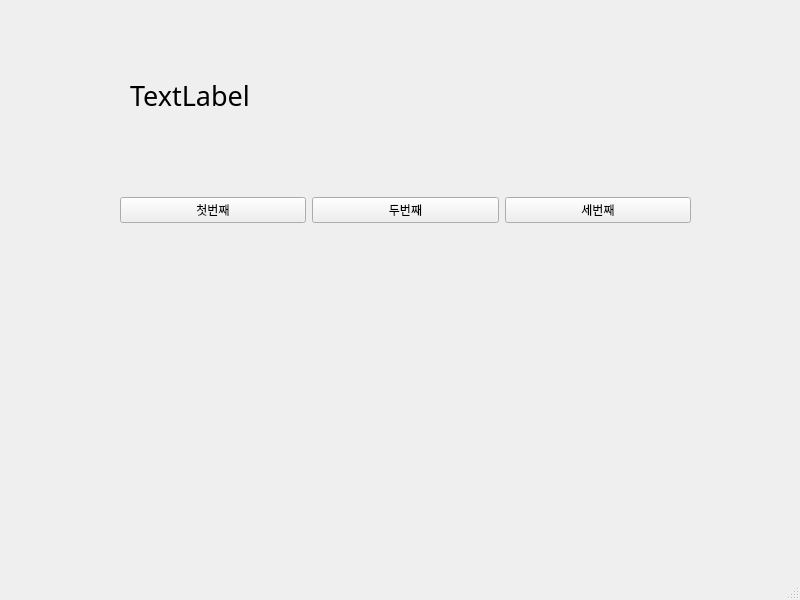
<?xml version="1.0" encoding="UTF-8"?>
<ui version="4.0">
 <class>MainWindow</class>
 <widget class="QMainWindow" name="MainWindow">
  <property name="geometry">
   <rect>
    <x>0</x>
    <y>0</y>
    <width>800</width>
    <height>600</height>
   </rect>
  </property>
  <property name="windowTitle">
   <string>MainWindow</string>
  </property>
  <widget class="QWidget" name="centralwidget">
   <widget class="QLabel" name="label">
    <property name="geometry">
     <rect>
      <x>130</x>
      <y>50</y>
      <width>561</width>
      <height>91</height>
     </rect>
    </property>
    <property name="font">
     <font>
      <family>맑은 고딕</family>
      <pointsize>20</pointsize>
     </font>
    </property>
    <property name="text">
     <string>TextLabel</string>
    </property>
   </widget>
   <widget class="QWidget" name="horizontalLayoutWidget">
    <property name="geometry">
     <rect>
      <x>120</x>
      <y>150</y>
      <width>571</width>
      <height>121</height>
     </rect>
    </property>
    <layout class="QHBoxLayout" name="horizontalLayout">
     <item>
      <widget class="QPushButton" name="pushButton_2">
       <property name="text">
        <string>첫번째</string>
       </property>
      </widget>
     </item>
     <item>
      <widget class="QPushButton" name="pushButton_3">
       <property name="text">
        <string>두번째</string>
       </property>
      </widget>
     </item>
     <item>
      <widget class="QPushButton" name="pushButton">
       <property name="text">
        <string>세번째</string>
       </property>
      </widget>
     </item>
    </layout>
   </widget>
  </widget>
  <widget class="QMenuBar" name="menubar">
   <property name="geometry">
    <rect>
     <x>0</x>
     <y>0</y>
     <width>800</width>
     <height>21</height>
    </rect>
   </property>
  </widget>
  <widget class="QStatusBar" name="statusbar"/>
 </widget>
 <resources/>
 <connections>
  <connection>
   <sender>pushButton_2</sender>
   <signal>clicked()</signal>
   <receiver>MainWindow</receiver>
   <slot>firstClick()</slot>
   <hints>
    <hint type="sourcelabel">
     <x>208</x>
     <y>229</y>
    </hint>
    <hint type="destinationlabel">
     <x>210</x>
     <y>263</y>
    </hint>
   </hints>
  </connection>
  <connection>
   <sender>pushButton_3</sender>
   <signal>clicked()</signal>
   <receiver>MainWindow</receiver>
   <slot>secondClick()</slot>
   <hints>
    <hint type="sourcelabel">
     <x>408</x>
     <y>230</y>
    </hint>
    <hint type="destinationlabel">
     <x>410</x>
     <y>263</y>
    </hint>
   </hints>
  </connection>
  <connection>
   <sender>pushButton</sender>
   <signal>clicked()</signal>
   <receiver>MainWindow</receiver>
   <slot>thirdClick()</slot>
   <hints>
    <hint type="sourcelabel">
     <x>599</x>
     <y>232</y>
    </hint>
    <hint type="destinationlabel">
     <x>600</x>
     <y>268</y>
    </hint>
   </hints>
  </connection>
 </connections>
 <slots>
  <slot>secondClick()</slot>
  <slot>thirdClick()</slot>
  <slot>firstClick()</slot>
 </slots>
</ui>
